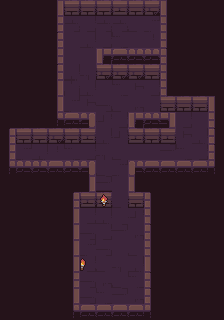

The image is a tile-based game level rendered from a .tmx file. Its description and complete source (layers, tilesets, objects, tile grids) follow:
An orthogonal 14x20 tile map with 16x16 px tiles, 4 tile layers (FLOORS, FLOOR DECORATIONS, WALLS, DECORATIONS), 1 hidden layer not drawn, 2 tilesets and 15 objects (5x Door, 3x Coin, 2x Health, 2x Mana, Key, ...).

<map version="1.4" tiledversion="1.4.3" orientation="orthogonal" renderorder="right-down" width="14" height="20" tilewidth="16" tileheight="16" infinite="0" nextlayerid="12" nextobjectid="21">
 <tileset firstgid="1" source="../Dungeon_Tileset.tsx" />
 <tileset firstgid="101" source="../Animations.tsx" />
 <layer id="1" name="FLOORS" width="14" height="20">
  <data encoding="csv">
79,79,79,79,0,0,0,0,0,0,0,79,79,79,
79,79,79,0,73,17,73,73,20,7,0,79,79,79,
79,79,79,0,24,8,17,10,19,74,0,79,79,79,
79,79,79,0,19,24,7,29,7,30,0,79,79,79,
79,79,79,0,8,30,24,8,29,19,0,79,79,79,
79,79,79,0,29,8,24,10,23,17,0,79,79,79,
79,79,79,0,7,23,9,20,27,19,0,0,0,0,
79,79,79,0,0,0,71,17,0,0,19,17,24,0,
0,0,0,0,0,0,8,71,0,0,29,23,8,0,
0,7,8,74,10,17,30,20,24,19,28,10,17,0,
0,0,17,17,7,9,20,7,9,0,0,0,0,0,
79,79,79,79,79,31,33,24,36,79,79,79,79,79,
79,79,79,79,0,9,17,20,30,0,79,79,79,79,
79,79,79,79,0,17,8,24,71,0,79,79,79,79,
79,79,79,79,0,9,17,28,27,0,79,79,79,79,
79,79,79,79,0,7,9,19,20,0,79,79,79,79,
79,79,79,79,0,17,20,30,8,0,79,79,79,79,
79,79,79,79,0,9,27,20,10,0,79,79,79,79,
79,79,79,79,0,9,10,28,27,0,79,79,79,79,
79,79,79,79,0,0,0,0,0,0,79,79,79,79
</data>
 </layer>
 <layer id="7" name="FLOOR DECORATIONS" width="14" height="20">
  <data encoding="csv">
0,0,0,0,0,0,0,0,0,0,0,0,0,0,
0,0,0,0,0,0,0,0,0,0,0,0,0,0,
0,0,0,0,0,0,0,0,0,0,0,0,0,0,
0,0,0,0,0,0,0,0,0,0,0,0,0,0,
0,0,0,0,0,0,0,0,0,0,0,0,0,0,
0,0,0,0,0,0,0,0,0,0,0,0,0,0,
0,0,0,0,0,0,0,0,0,0,0,0,0,0,
0,0,0,0,0,0,0,0,0,0,0,0,0,0,
0,0,0,0,0,0,0,0,0,0,0,0,0,0,
0,0,0,0,0,0,0,0,0,0,0,0,0,0,
0,0,0,0,0,0,0,0,0,0,0,0,0,0,
0,0,0,0,0,0,0,0,0,0,0,0,0,0,
0,0,0,0,0,0,0,0,0,0,0,0,0,0,
0,0,0,0,0,0,0,0,0,0,0,0,0,0,
0,0,0,0,0,0,0,0,0,0,0,0,0,0,
0,0,0,0,0,0,0,0,0,0,0,0,0,0,
0,0,0,0,0,0,0,0,0,0,0,0,0,0,
0,0,0,0,0,0,0,0,0,0,0,0,0,0,
0,0,0,0,0,0,0,0,0,0,0,0,0,0,
0,0,0,0,0,0,0,0,0,0,0,0,0,0
</data>
 </layer>
 <layer id="3" name="WALLS" width="14" height="20">
  <data encoding="csv">
0,0,0,11,2,5,5,3,5,4,16,0,0,0,
0,0,0,21,0,0,0,0,0,0,26,0,0,0,
0,0,0,1,0,0,0,0,0,0,26,0,0,0,
0,0,0,21,0,0,51,42,43,44,6,0,0,0,
0,0,0,1,0,0,4,4,4,5,26,0,0,0,
0,0,0,11,0,0,0,0,0,0,26,0,0,0,
0,0,0,11,0,0,0,0,0,0,2,2,2,16,
0,0,0,41,42,56,0,0,51,43,54,0,0,26,
1,2,2,4,5,3,0,0,3,5,3,0,0,6,
21,0,0,0,0,0,0,0,0,0,0,0,0,6,
41,44,44,45,43,56,0,0,55,42,42,42,42,46,
0,0,0,0,0,0,0,0,0,0,0,0,0,0,
0,0,0,0,1,3,2,0,5,6,0,0,0,0,
0,0,0,0,11,0,0,0,0,26,0,0,0,0,
0,0,0,0,11,0,0,0,0,6,0,0,0,0,
0,0,0,0,11,0,0,0,0,26,0,0,0,0,
0,0,0,0,11,0,0,0,0,16,0,0,0,0,
0,0,0,0,21,0,0,0,0,6,0,0,0,0,
0,0,0,0,31,0,0,0,0,6,0,0,0,0,
0,0,0,0,41,42,42,42,42,46,0,0,0,0
</data>
 </layer>
 <layer id="4" name="DOORS" width="14" height="20" visible="0">
  <data encoding="csv">
0,0,0,0,0,0,0,0,0,0,0,0,0,0,
0,0,0,0,0,0,0,0,0,0,0,0,0,0,
0,0,0,0,0,0,0,0,0,0,0,0,0,0,
0,0,0,0,0,0,0,0,0,0,0,0,0,0,
0,0,0,0,0,0,0,0,0,0,0,0,0,0,
0,0,0,0,0,0,0,0,0,0,0,0,0,0,
0,0,0,0,0,0,0,0,0,0,0,0,0,0,
0,0,0,0,0,0,0,0,0,0,0,0,0,0,
0,0,0,0,0,0,0,0,0,0,0,0,0,0,
0,0,0,0,49,0,0,0,0,0,0,0,0,0,
0,0,0,0,0,0,0,0,0,0,0,0,0,0,
0,0,0,0,0,0,0,0,0,0,0,0,0,0,
0,0,0,0,0,0,0,68,0,0,0,0,0,0,
0,0,0,0,0,0,0,0,0,0,0,0,0,0,
0,0,0,0,0,0,0,0,0,0,0,0,0,0,
0,0,0,0,0,0,0,0,0,0,0,0,0,0,
0,0,0,0,0,0,0,0,0,0,0,0,0,0,
0,0,0,0,0,0,0,0,0,0,0,0,0,0,
0,0,0,0,0,0,0,0,0,0,0,0,0,0,
0,0,0,0,0,0,0,0,0,0,0,0,0,0
</data>
 </layer>
 <objectgroup id="11" name="TutorialText" />
 <objectgroup id="2" name="Consumables">
  <object id="2" type="Key" gid="132" x="95.25" y="33" width="16" height="16" />
  <object id="4" type="Coin" gid="105" x="96" y="288.25" width="16" height="16" />
  <object id="5" type="Coin" gid="105" x="112.5" y="304.25" width="16" height="16" />
  <object id="6" type="Coin" gid="105" x="191.75" y="144.75" width="16" height="16" />
  <object id="7" type="Health" gid="124" x="112.5" y="288.25" width="16" height="16" />
  <object id="8" type="Mana" gid="128" x="95.75" y="304.5" width="16" height="16" />
  <object id="9" type="Health" gid="124" x="176.5" y="127.25" width="16" height="16" />
  <object id="10" type="Mana" gid="128" x="128.5" y="48.25" width="16" height="16" />
  <object id="15" gid="100" x="128" y="272" width="16" height="16" />
 </objectgroup>
 <objectgroup id="8" name="Doors">
  <object id="11" name="1" type="Door" gid="68" x="112" y="208.25" width="16" height="16" />
  <object id="13" name="2" type="Door" gid="49" x="64.25" y="159" width="16" height="16" />
  <object id="20" name="End" type="Door" gid="40" x="16" y="160" width="16" height="16" />
 </objectgroup>
 <objectgroup id="10" name="OpenDoors">
  <object id="14" name="2" type="Door" gid="59" x="64" y="144" width="16" height="16" rotation="90" visible="0" />
  <object id="12" name="1" type="Door" gid="48" x="111.5" y="208" width="16" height="16" visible="0" />
 </objectgroup>
 <objectgroup id="9" name="Entities">
  <object id="3" name="Player1" type="Player" gid="101" x="96.5" y="240.25" width="16" height="16" />
 </objectgroup>
 <layer id="6" name="DECORATIONS" width="14" height="20">
  <data encoding="csv">
0,0,0,0,0,0,0,0,0,0,0,0,0,0,
0,0,0,0,0,0,0,0,0,0,0,0,0,0,
0,0,0,0,0,0,0,0,0,0,0,0,0,0,
0,0,0,0,0,0,0,0,0,0,0,0,0,0,
0,0,0,0,0,0,0,0,0,0,0,0,0,0,
0,0,0,0,0,0,0,0,0,0,0,0,0,0,
0,0,0,0,0,0,0,0,0,0,0,0,0,0,
0,0,0,0,0,0,0,0,0,0,0,0,0,0,
0,0,0,0,0,0,0,0,0,0,0,0,0,0,
0,0,0,0,0,0,0,0,0,0,0,0,0,0,
0,0,0,0,0,0,0,0,0,0,0,0,0,0,
0,0,0,0,0,0,0,0,0,0,0,0,0,0,
0,0,0,0,0,0,120,0,0,0,0,0,0,0,
0,0,0,0,0,0,0,0,0,0,0,0,0,0,
0,0,0,0,0,0,0,0,0,0,0,0,0,0,
0,0,0,0,0,0,0,0,0,0,0,0,0,0,
0,0,0,0,0,116,0,0,0,0,0,0,0,0,
0,0,0,0,0,0,0,0,0,0,0,0,0,0,
0,0,0,0,0,0,0,0,0,0,0,0,0,0,
0,0,0,0,0,0,0,0,0,0,0,0,0,0
</data>
 </layer>
</map>
